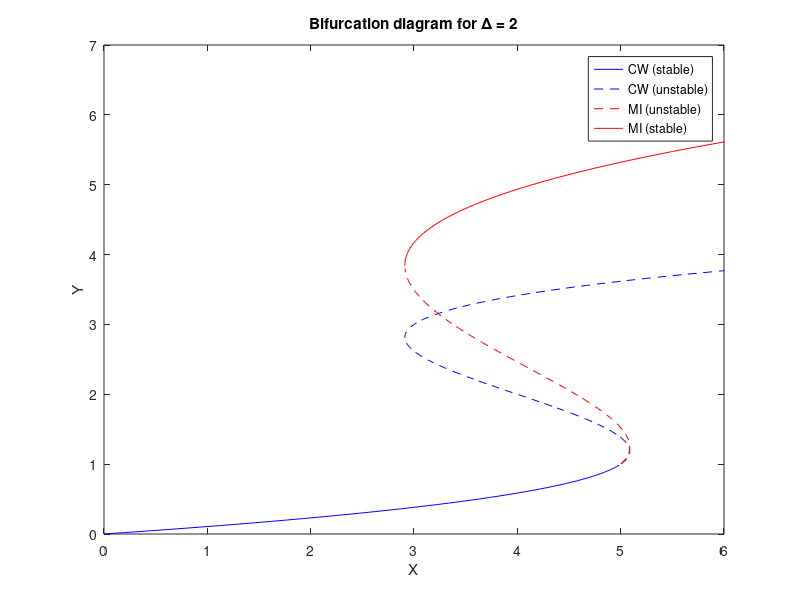

MATLAB code to generate this figure:
delta = 3;
Y = linspace(0,4,200);
x = zeros(size(Y));

X = Y.^3 - 2*delta*Y.^2 + (delta^2 + 1)*Y;
plot(X(Y<1),Y(Y<1), 'b'), xlim([0,6]), xlabel('X'), ylabel('Y')
hold on 
plot(X(Y >= 1),Y(Y >= 1), 'b--'), xlim([0,6]), xlabel('X'), ylabel('Y')
plot(X(Y >= 1 & Y < 2.794),Y(Y >= 1 & Y < 2.794).^1.3, 'r--'), xlim([0,6]), xlabel('X'), ylabel('Y')
plot(X(Y >= 2.794),Y(Y >= 2.794).^1.3, 'r'), xlim([0,6]), xlabel('X'), ylabel('Y')
hold off
legend('CW (stable)','CW (unstable)','MI (unstable)', 'MI (stable)')
title('Bifurcation diagram for \Delta = 2')